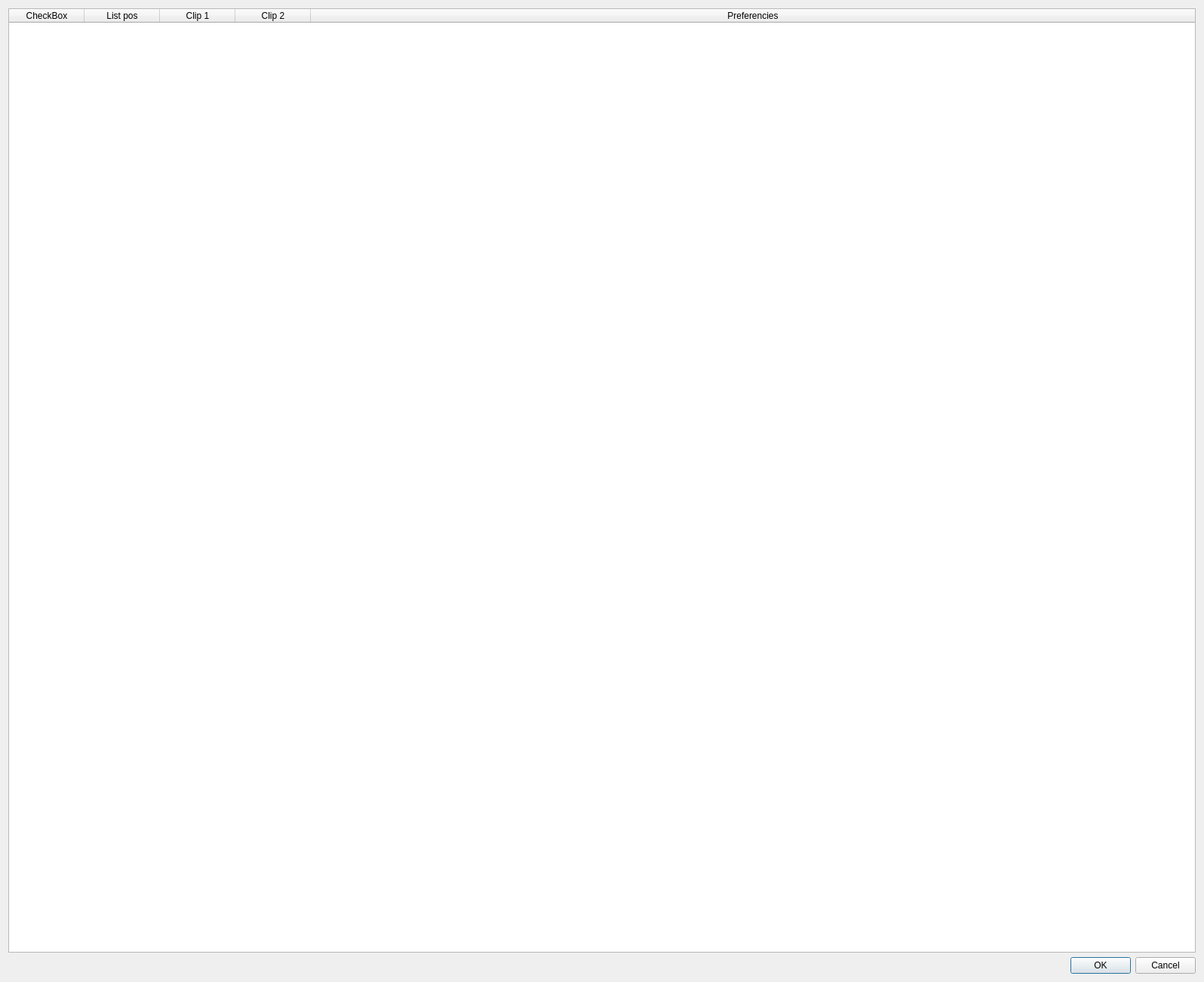
<?xml version="1.0" encoding="UTF-8"?>
<ui version="4.0">
 <class>historyWindow</class>
 <widget class="QDialog" name="historyWindow">
  <property name="geometry">
   <rect>
    <x>0</x>
    <y>0</y>
    <width>1596</width>
    <height>1302</height>
   </rect>
  </property>
  <property name="windowTitle">
   <string>Annotation History</string>
  </property>
  <layout class="QVBoxLayout" name="verticalLayout">
   <item>
    <widget class="QTreeWidget" name="annotationList">
     <column>
      <property name="text">
       <string>CheckBox</string>
      </property>
      <property name="textAlignment">
       <set>AlignCenter</set>
      </property>
     </column>
     <column>
      <property name="text">
       <string>List pos</string>
      </property>
      <property name="textAlignment">
       <set>AlignCenter</set>
      </property>
     </column>
     <column>
      <property name="text">
       <string>Clip 1</string>
      </property>
      <property name="textAlignment">
       <set>AlignCenter</set>
      </property>
     </column>
     <column>
      <property name="text">
       <string>Clip 2</string>
      </property>
      <property name="textAlignment">
       <set>AlignCenter</set>
      </property>
     </column>
     <column>
      <property name="text">
       <string>Preferencies</string>
      </property>
      <property name="textAlignment">
       <set>AlignCenter</set>
      </property>
     </column>
    </widget>
   </item>
   <item>
    <widget class="QDialogButtonBox" name="buttonBox">
     <property name="orientation">
      <enum>Qt::Horizontal</enum>
     </property>
     <property name="standardButtons">
      <set>QDialogButtonBox::Cancel|QDialogButtonBox::Ok</set>
     </property>
    </widget>
   </item>
  </layout>
 </widget>
 <resources/>
 <connections>
  <connection>
   <sender>buttonBox</sender>
   <signal>accepted()</signal>
   <receiver>historyWindow</receiver>
   <slot>accept()</slot>
   <hints>
    <hint type="sourcelabel">
     <x>248</x>
     <y>254</y>
    </hint>
    <hint type="destinationlabel">
     <x>157</x>
     <y>274</y>
    </hint>
   </hints>
  </connection>
  <connection>
   <sender>buttonBox</sender>
   <signal>rejected()</signal>
   <receiver>historyWindow</receiver>
   <slot>reject()</slot>
   <hints>
    <hint type="sourcelabel">
     <x>316</x>
     <y>260</y>
    </hint>
    <hint type="destinationlabel">
     <x>286</x>
     <y>274</y>
    </hint>
   </hints>
  </connection>
 </connections>
</ui>
